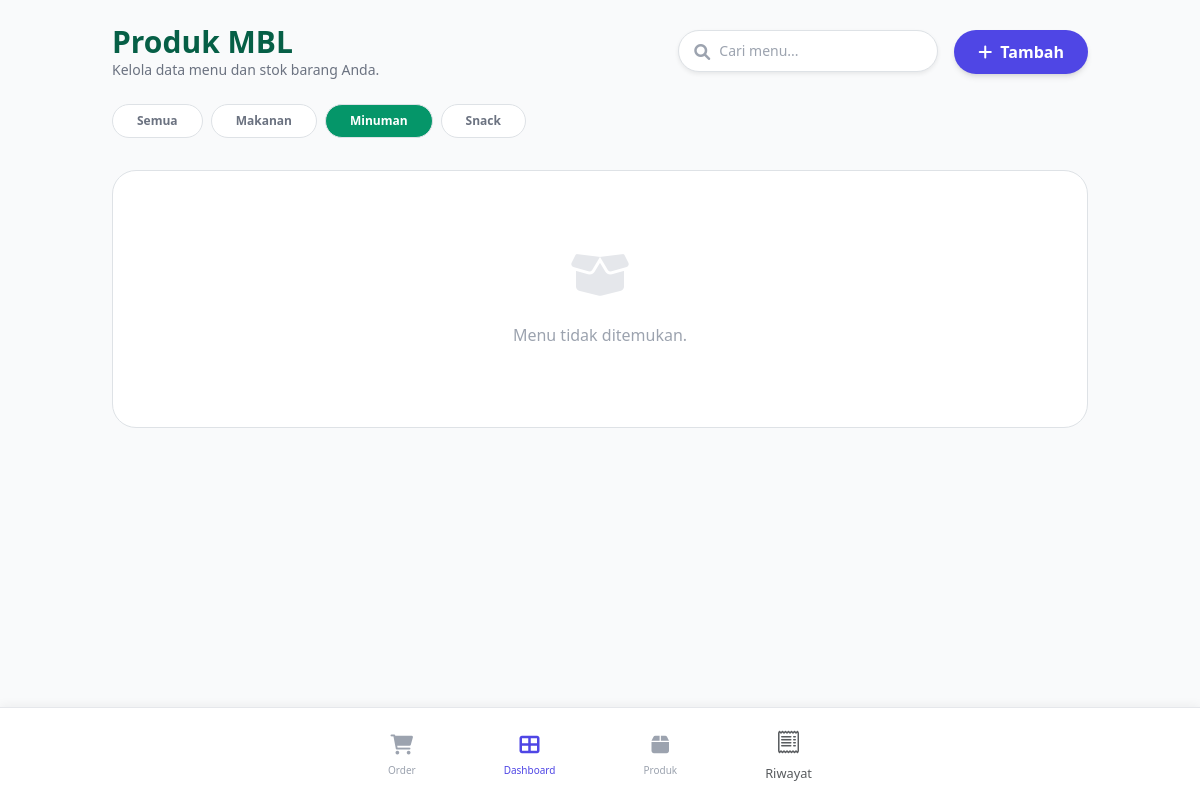
Before: /produk/?kategori=Minuman&q= (signed in) with the older database file.
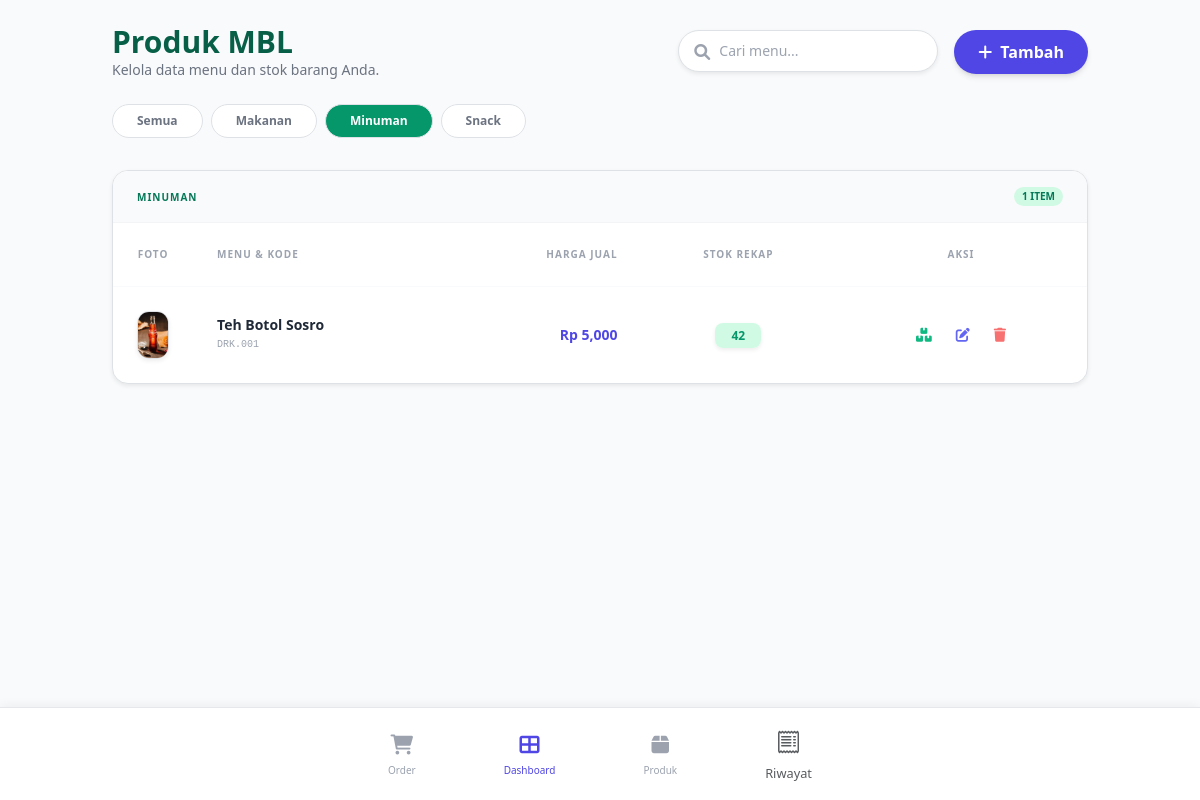
After: the same page with the newer database file.
### models/produk_model.py (models this page shows, shortened)
class Produk(db.Model):
    __tablename__ = 'produk'
    id = db.Column(db.Integer, primary_key=True)
    kode = db.Column(db.String(20), unique=True)
    nama_produk = db.Column(db.String(100), nullable=False)
    kategori = db.Column(db.String(30), nullable=False)  # ganti ke 30 biar sesuai enum
    harga_jual = db.Column(db.Integer, nullable=False)
    harga_beli = db.Column(db.Integer, default=0)  # HPP final per pcs/mangkok
    harga_beli_supplier = db.Column(db.Integer, default=0)  # Khusus konsinyasi
    is_konsinyasi = db.Column(db.Boolean, default=False)  # True = titip, False = beli/resep
    gambar = db.Column(db.Text)  # tambahin field gambar
    resep = db.relationship('Resep', backref='produk', uselist=False, lazy=True)
    detail = db.relationship('PenjualanDetail', backref='produk', lazy=True)
    rekap_stok = db.relationship('Stok', back_populates='produk', uselist=False, cascade="all, delete-orphan")
    riwayat_stok = db.relationship('StokHarian', back_populates='produk', lazy=True)

### routers/produk_router.py (the view)
@produk.route('/', methods=['GET'])
@login_required
def list_produk():
    search = request.args.get('q', '')
    kategori_filter = request.args.get('kategori', 'Semua')
    query = Produk.query
    if search:
        query = query.filter(Produk.nama_produk.ilike(f'%{search}%'))
    if kategori_filter != 'Semua':
        query = query.filter_by(kategori=kategori_filter)
    produk_per_kategori = {}
    for k in KategoriEnum:
        list_produk = query.filter_by(kategori=k.value).all()
        if list_produk:
            produk_per_kategori[k.value] = list_produk
    return render_template('produk/list_produk.html',
        produk_per_kategori=produk_per_kategori,
        search=search,
        kategori_filter=kategori_filter,
        kategoris=['Semua'] + [k.value for k in KategoriEnum]
    )

### templates/produk/list_produk.html (shortened to what the changed rows need)
{% extends "base.html" %}
{% block content %}
<div class="mb-6">
    <div class="flex flex-col md:flex-row md:items-center justify-between gap-4">
        <div>
            <h1 class="text-3xl font-bold text-emerald-800">Produk MBL</h1>
        </div>
    </div>
    <div class="flex items-center gap-2 overflow-x-auto mt-6 pb-2 scrollbar-hide">
        <a href="{{ url_for('produk.list_produk', kategori='Semua', q=search) }}"
           class="px-6 py-2 rounded-full text-xs font-bold border transition
           {{ 'bg-emerald-600 text-white border-emerald-600' if kategori_filter == 'Semua' else 'bg-white text-gray-500 border-gray-100 hover:bg-gray-50' }}">
            Semua
        </a>
        {% for kat in kategoris %}
            {% if kat != 'Semua' %}
            <a href="{{ url_for('produk.list_produk', kategori=kat, q=search) }}"
               class="px-6 py-2 rounded-full text-xs font-bold border transition
               {{ 'bg-emerald-600 text-white border-emerald-600' if kategori_filter == kat else 'bg-white text-gray-500 border-gray-100 hover:bg-gray-50' }}">
                {{ kat }}
            </a>
            {% endif %}
        {% endfor %}
    </div>
</div>
<div class="space-y-8 mb-20">
    {% for nama_kategori, list_produk in produk_per_kategori.items() %}
    <div class="bg-white rounded-2xl shadow-sm border border-gray-100 overflow-hidden">
        <div class="bg-gray-50 px-6 py-3 border-b border-gray-100 flex justify-between items-center">
            <h3 class="font-bold text-emerald-700 uppercase text-[10px] tracking-widest">{{ nama_kategori }}</h3>
            <span class="bg-emerald-100 text-emerald-700 text-[10px] px-2 py-0.5 rounded-full font-bold uppercase">
                {{ list_produk|length }} Item
            </span>
        </div>
        <div class="overflow-x-auto">
            <table class="w-full text-left">
                <thead class="bg-white border-b border-gray-50 text-[10px] font-bold text-gray-400 uppercase tracking-widest">
                    <tr>
                        <th class="px-6 py-4 text-center">Foto</th>
                        <th class="px-6 py-4">Menu & Kode</th>
                        <th class="px-6 py-4 text-right">Harga Jual</th>
                        <th class="px-6 py-4 text-center">Stok Rekap</th>
                        <th class="px-6 py-4 text-center">Aksi</th>
                    </tr>
                </thead>
                <tbody class="divide-y divide-gray-50 text-sm">
                    {% for p in list_produk %}
                    <tr class="hover:bg-indigo-50/20 transition">
                        <td class="px-6 py-4 w-20">
                            <img src="{{ url_for('static', filename='uploads/' + p.gambar) if p.gambar else url_for('static', filename='img/default.png') }}"
                                 class="w-12 h-12 rounded-xl object-cover shadow-sm mx-auto border border-gray-100">
                        </td>
                        <td class="px-6 py-4">
                            <div class="font-bold text-gray-800">{{ p.nama_produk }}</div>
                            <div class="text-[10px] text-gray-400 font-mono">{{ p.kode }}</div>
                        </td>
                        <td class="px-6 py-4 text-right font-extrabold text-indigo-600">
                            Rp {{ "{:,.0f}".format(p.harga_jual) }}
                        </td>
                        <td class="px-6 py-4 text-center">
                            {% set current_qty = p.rekap_stok.jumlah if p.rekap_stok else 0 %}
                            <span class="px-3 py-1 rounded-lg text-xs font-bold shadow-sm
                                  {{ 'bg-red-100 text-red-600' if current_qty < 10 else 'bg-emerald-100 text-emerald-600' }}">
                                {{ current_qty }}
                            </span>
                        </td>
                        <td class="px-6 py-4 text-center">
                            <div class="flex justify-center gap-2">
                                <button data-bs-toggle="modal" data-bs-target="#modalRestok{{ p.id }}"
                                        class="p-2 text-emerald-500 hover:bg-emerald-50 rounded-lg transition" title="Restok">
                                    <i class="fas fa-boxes"></i>
                                </button>
                                <div class="flex justify-center gap-2">
                                <button type="button" data-bs-toggle="modal" data-bs-target="#modalEdit{{ p.id }}"
                                        class="p-2 text-indigo-500 hover:bg-indigo-50 rounded-lg transition">
                                    <i class="fas fa-edit"></i>
                                </button>
                                <button type="button" data-bs-toggle="modal" data-bs-target="#modalHapus{{ p.id }}"
                                        class="p-2 text-red-400 hover:bg-red-50 rounded-lg transition">
                                    <i class="fas fa-trash"></i>
                                </button>
                                </div>
                            </div>
                        </td>
                    </tr>
                    {% endfor %}
                </tbody>
            </table>
        </div>
    </div>
    {% else %}
    <div class="text-center py-20 bg-white rounded-3xl border border-dashed border-gray-200">
        <i class="fas fa-box-open text-5xl text-gray-200 mb-4"></i>
        <p class="text-gray-400 font-medium">Menu tidak ditemukan.</p>
    </div>
    {% endfor %}
</div>
{% endblock %}

Changed rows visible on the page:
added Produk: gambar (picture), nama_produk "Teh Botol Sosro", kode "DRK.001", harga_jual "5,000", current_qty "42"
Other visible differences:
new list line: "MINUMAN 1 ITEM FOTO MENU & KODE HARGA JUAL STOK REKAP AKSI"
text no longer shown: "Menu tidak ditemukan."
